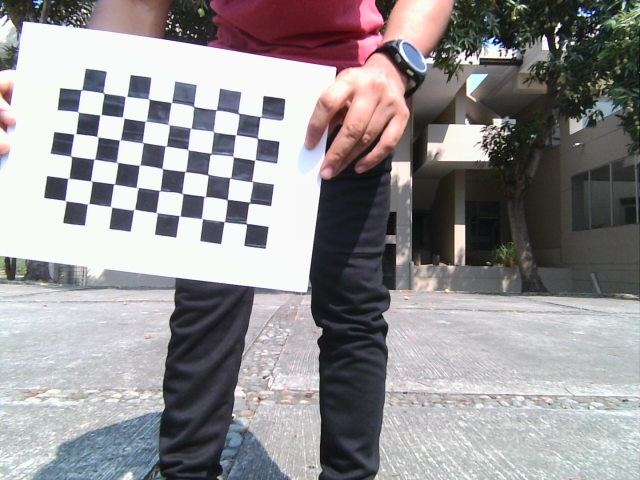
#> input picture Cameras/calibration_caps/left/LEFT_visible_20241113_141722.png, 640 x 480 px; its folder holds 4 pictures in this run
$ python camera_calibration.py   (older library calls are emulated)
#> lines starting #> are read from the running program, lines starting #| are printed output that depends on the picture; pictures that were not available may be replaced by others from this repository, and a replacement may not be noted
import cv2
import numpy as np
import glob
import os
# Parámetros iniciales
CHECKERBOARD_SIZE = (6, 9)  # Ajustar según tu patrón
square_size = 20.0  # Tamaño de los cuadrados del checkerboard en mm

# Criterios para cornerSubPix
criteria = (cv2.TERM_CRITERIA_EPS + cv2.TERM_CRITERIA_MAX_ITER, 30, 0.001)

# Prepara puntos del mundo (coordenadas 3D reales del patrón)
objp = np.zeros((CHECKERBOARD_SIZE[0] * CHECKERBOARD_SIZE[1], 3), np.float32)
objp[:, :2] = np.mgrid[0:CHECKERBOARD_SIZE[0], 0:CHECKERBOARD_SIZE[1]].T.reshape(-1, 2) * square_size

# Almacenar puntos 3D y puntos 2D de las imágenes
objpoints_stereo_color = []  # Puntos 3D para calibración estéreo color
imgpoints_color1_stereo = []  # Puntos 2D de la cámara color 1 para estéreo
imgpoints_color2_stereo = []  # Puntos 2D de la cámara color 2 para estéreo

objpoints_stereo_thermal = []  # Puntos 3D para calibración estéreo térmica
imgpoints_color1_thermal = []  # Puntos 2D de la cámara color 1 para estéreo térmico
imgpoints_thermal = []  # Puntos 2D de la cámara térmica

# Para calibración individual
objpoints_color1 = []
imgpoints_color1 = []

objpoints_color2 = []
imgpoints_color2 = []

objpoints_thermal_individual = []
imgpoints_thermal_individual = []

# Carga las imágenes para cada cámara
color1_images  = glob.glob('Steven_rectified/left/*.png')
color2_images  = glob.glob('Steven_rectified/right/*.png')
thermal_images = glob.glob('Steven_rectified/thermal/*.png')

print("Número de imágenes color 1:", len(color1_images))
print("Número de imágenes color 2:", len(color2_images))
print("Número de imágenes térmicas:", len(thermal_images))

# Asegúrate de que todas las listas de imágenes estén ordenadas y tengan la misma longitud
color1_images.sort()
color2_images.sort()
thermal_images.sort()

num_images = min(len(color1_images), len(color2_images), len(thermal_images))

# Detectar esquinas del checkerboard y sincronizar detecciones
for i in range(num_images):
    color1_img_path = color1_images[i]
    color2_img_path = color2_images[i]
    thermal_img_path = thermal_images[i]

    # Leer imágenes
    img_color1 = cv2.imread(color1_img_path, cv2.IMREAD_GRAYSCALE)
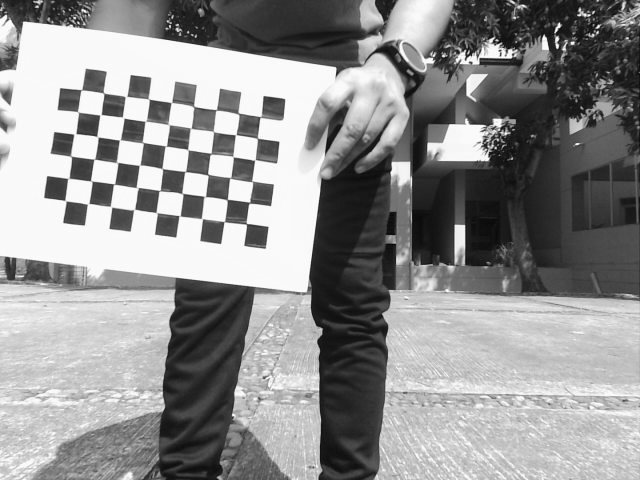
#> img_color1: shape (480, 640); min 0, max 255, mean 145.3
    img_color2 = cv2.imread(color2_img_path, cv2.IMREAD_GRAYSCALE)
    img_thermal = cv2.imread(thermal_img_path, cv2.IMREAD_GRAYSCALE)

    # Detectar esquinas en cámara color 1
    ret1, corners1 = cv2.findChessboardCorners(img_color1, CHECKERBOARD_SIZE, None)
#> ret1 = True; corners1 = 54 rows, first 8: [260.3, 116.9], [257.4, 138.4], [254.8, 159.9], [252.1, 181.4], [249.5, 202.8], [246.4, 223.9], [238.3, 113.5], [235.6, 134.7]
    if ret1:
        corners_refined1 = cv2.cornerSubPix(img_color1, corners1, (11, 11), (-1, -1), criteria)
#> corners_refined1 = 54 rows, first 8: [260.6, 116.7], [257.3, 138.2], [254.8, 160], [252.3, 181.5], [249.2, 202.5], [246.3, 223.6], [238.6, 113.5], [235.7, 134.7]
        imgpoints_color1.append(corners_refined1)
        objpoints_color1.append(objp)

    # Detectar esquinas en cámara color 2
    ret2, corners2 = cv2.findChessboardCorners(img_color2, CHECKERBOARD_SIZE, None)
#> ret2 = True; corners2 has the same summary as corners1
    if ret2:
        corners_refined2 = cv2.cornerSubPix(img_color2, corners2, (11, 11), (-1, -1), criteria)
#> corners_refined2 has the same summary as corners_refined1
        imgpoints_color2.append(corners_refined2)
        objpoints_color2.append(objp)

    # Detectar esquinas en cámara térmica
    ret3, corners3 = cv2.findChessboardCorners(img_thermal, CHECKERBOARD_SIZE, None)
#> ret3 = True; corners3 has the same summary as corners1
    if ret3:
        corners_refined3 = cv2.cornerSubPix(img_thermal, corners3, (11, 11), (-1, -1), criteria)
#> corners_refined3 has the same summary as corners_refined1
        imgpoints_thermal_individual.append(corners_refined3)
        objpoints_thermal_individual.append(objp)

    # Sincronizar detecciones para calibración estéreo entre cámaras color
    if ret1 and ret2:
        objpoints_stereo_color.append(objp)
        imgpoints_color1_stereo.append(corners_refined1)
        imgpoints_color2_stereo.append(corners_refined2)

    # Sincronizar detecciones para calibración estéreo entre cámara térmica y color 1
    if ret1 and ret3:
        objpoints_stereo_thermal.append(objp)
        imgpoints_color1_thermal.append(corners_refined1)
        imgpoints_thermal.append(corners_refined3)

# Calibrar cámaras individualmente
_, mtx_color1, dist_color1, _, _ = cv2.calibrateCamera(objpoints_color1, imgpoints_color1, img_color1.shape[::-1], None, None)
#> mtx_color1 = [[1191.6, 0, 373.9], [0, 1219, 223.6], [0, 0, 1]]; dist_color1 = [[0.284, -22.18, -0.0094, -0.132, 126.1]]
_, mtx_color2, dist_color2, _, _ = cv2.calibrateCamera(objpoints_color2, imgpoints_color2, img_color2.shape[::-1], None, None)
#> mtx_color2 = [[1191.6, 0, 373.9], [0, 1219, 223.6], [0, 0, 1]]; dist_color2 = [[0.284, -22.18, -0.0094, -0.132, 126.1]]
_, mtx_thermal, dist_thermal, _, _ = cv2.calibrateCamera(objpoints_thermal_individual, imgpoints_thermal_individual, img_thermal.shape[::-1], None, None)
#> mtx_thermal = [[1191.6, 0, 373.9], [0, 1219, 223.6], [0, 0, 1]]; dist_thermal = [[0.284, -22.18, -0.0094, -0.132, 126.1]]

# Verificar que las listas para calibración estéreo tengan la misma longitud
print("Número de vistas para calibración estéreo color-color:", len(objpoints_stereo_color))
print("Número de vistas para calibración estéreo térmica-color1:", len(objpoints_stereo_thermal))

# Calibración estéreo entre cámaras color
flags = cv2.CALIB_FIX_INTRINSIC
ret_color, _, _, _, _, R_color, T_color, _, _ = cv2.stereoCalibrate(
    objpoints_stereo_color, imgpoints_color1_stereo, imgpoints_color2_stereo,
    mtx_color1, dist_color1, mtx_color2, dist_color2, img_color1.shape[::-1],
    flags=flags, criteria=criteria)
#> ret_color = 0.338; R_color = [[1, 0, 0], [0, 1, 0], [0, 0, 1]]; T_color = [7.08e-14, 2.83e-14, -4.49e-13]

# Calibración estéreo entre cámara térmica y cámara color 1
ret_thermal, _, _, _, _, R_thermal, T_thermal, _, _ = cv2.stereoCalibrate(
    objpoints_stereo_thermal, imgpoints_color1_thermal, imgpoints_thermal,
    mtx_color1, dist_color1, mtx_thermal, dist_thermal, img_color1.shape[::-1],
    flags=flags, criteria=criteria)
#> ret_thermal = 0.338; R_thermal = [[1, 0, 0], [0, 1, 0], [0, 0, 1]]; T_thermal = [7.08e-14, 2.83e-14, -4.49e-13]


# Rectificación de las cámaras
rect_color1, rect_color2, proj_color1, proj_color2, Q, _, _ = cv2.stereoRectify(
    mtx_color1, dist_color1, mtx_color2, dist_color2, img_color1.shape[::-1], R_color, T_color)
#> rect_color1 = [[0.155, 0.0621, -0.986], [-0.0621, 0.997, 0.053], [0.986, 0.053, 0.159]]; rect_color2 has the same summary as rect_color1; proj_color1 = [[1219, 0, -3217.4, 0], [0, 1219, 655.6, 0], [0, 0, 1, 0]]; proj_color2 = [[1219, 0, -3217.4, 5.56e-10], [0, 1219, 655.6, 0], [0, 0, 1, 0]]; Q = [[1, 0, 0, 3217.4], [0, 1, 0, -655.6], [0, 0, 0, 1219], [0, 0, -2.19e+12, 0]]

rect_color1, rect_thermal, proj_color1, proj_thermal, Q , _, _ = cv2.stereoRectify(
    mtx_color1, dist_color1, mtx_thermal, dist_thermal, img_color1.shape[::-1], R_thermal, T_thermal)
#> rect_thermal has the same summary as rect_color1; proj_thermal has the same summary as proj_color2

# Mostrar resultados clave
print("Matriz intrínseca cámara color 1:", mtx_color1)
#| Matriz intrínseca cámara color 1: [[1.19155996e+03 0.00000000e+00 3.73869839e+02]
#|  [0.00000000e+00 1.21904101e+03 2.23585827e+02]
#|  [0.00000000e+00 0.00000000e+00 1.00000000e+00]]
print("Matriz intrínseca cámara térmica:", mtx_thermal)
#| Matriz intrínseca cámara térmica: [[1.19155996e+03 0.00000000e+00 3.73869839e+02]
#|  [0.00000000e+00 1.21904101e+03 2.23585827e+02]
#|  [0.00000000e+00 0.00000000e+00 1.00000000e+00]]
print("Matriz de rotación entre cámaras color:", R_color)
#| Matriz de rotación entre cámaras color: [[1. 0. 0.]
#|  [0. 1. 0.]
#|  [0. 0. 1.]]
print("Matriz de traslación entre cámaras térmica y color 1:", T_thermal)
#| Matriz de traslación entre cámaras térmica y color 1: [[ 7.08178402e-14]
#|  [ 2.82950268e-14]
#|  [-4.49380121e-13]]


# Carga las imágenes para cada cámara
color1_images  = glob.glob('Steven_rectified/left/*.png')
color2_images  = glob.glob('Steven_rectified/right/*.png')
thermal_images = glob.glob('Steven_rectified/thermal/*.png')

# Asegúrate de que todas las listas de imágenes estén ordenadas y tengan la misma longitud
color1_images.sort()
color2_images.sort()
thermal_images.sort()


# Crear directorios para guardar las imágenes rectificadas si no existen
os.makedirs('output_rect2/left', exist_ok=True)
os.makedirs('output_rect2/right', exist_ok=True)
os.makedirs('output_rect2/thermal', exist_ok=True)

# Obtener los mapas de remapeo para las cámaras color
map1_x, map1_y = cv2.initUndistortRectifyMap(
    mtx_color1, dist_color1, rect_color1, proj_color1, img_color1.shape[::-1], cv2.CV_32FC1)
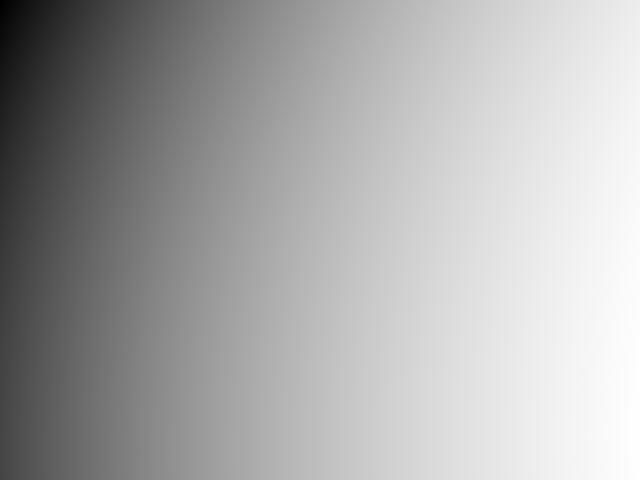
#> map1_x: shape (480, 640) float32; min -2418.8, max -747.7, mean -1303; drawn with min black and max white
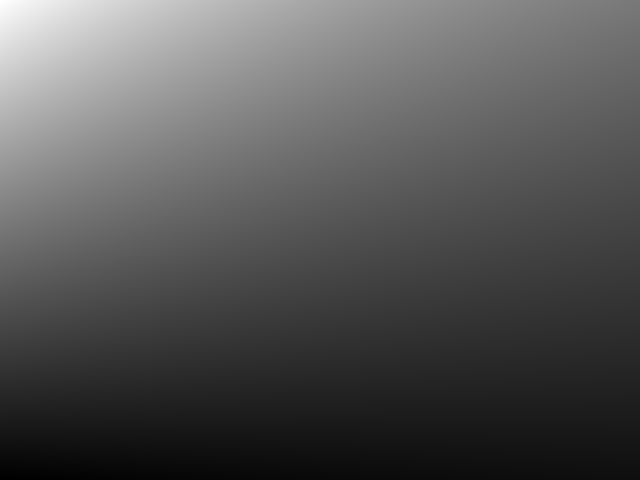
#> map1_y: shape (480, 640) float32; min 99.26, max 845.1, mean 350.8; drawn with min black and max white
map2_x, map2_y = cv2.initUndistortRectifyMap(
    mtx_color2, dist_color2, rect_color2, proj_color2, img_color2.shape[::-1], cv2.CV_32FC1)

# Obtener los mapas de remapeo para la cámara color1 y térmica
map_color1_x_thermal, map_color1_y_thermal = cv2.initUndistortRectifyMap(
    mtx_color1, dist_color1, rect_color1, proj_color1, img_color1.shape[::-1], cv2.CV_32FC1)
map_thermal_x, map_thermal_y = cv2.initUndistortRectifyMap(
    mtx_thermal, dist_thermal, rect_thermal, proj_thermal, img_thermal.shape[::-1], cv2.CV_32FC1)


# Procesar y rectificar las imágenes
for idx in range(num_images):
    # Leer imágenes originales
    img_color1 = cv2.imread(color1_images[idx])
#> img_color1 is the input picture: shape (480, 640, 3); mean B, G, R 146.7, 144.8, 147.4
    img_color2 = cv2.imread(color2_images[idx])
    img_thermal = cv2.imread(thermal_images[idx])

    # Rectificar imágenes de las cámaras color
    img_color1_rect = cv2.remap(img_color1, map1_x, map1_y, cv2.INTER_LINEAR)
#> img_color1_rect: shape (480, 640, 3); every value is 0
    img_color2_rect = cv2.remap(img_color2, map2_x, map2_y, cv2.INTER_LINEAR)

    # Rectificar imágenes de la cámara térmica y color1
    img_thermal_rect = cv2.remap(img_thermal, map_thermal_x, map_thermal_y, cv2.INTER_LINEAR)
    img_color1_rect_thermal = cv2.remap(img_color1, map_color1_x_thermal, map_color1_y_thermal, cv2.INTER_LINEAR)

    # Guardar imágenes rectificadas
    cv2.imwrite(f'output_rect2/left/left_{idx}.png', img_color1_rect)
    cv2.imwrite(f'output_rect2/right/right_{idx}.png', img_color2_rect)
    cv2.imwrite(f'output_rect2/thermal/thermal_{idx}.png', img_thermal_rect)

    # Opcional: Visualizar las imágenes rectificadas lado a lado con líneas horizontales
    # Combinar imágenes para visualización
    height, width, _ = img_color1_rect.shape
#> height = 480; width = 640
    combined_color = np.hstack((img_color1_rect, img_color2_rect))
#> combined_color: shape (480, 1280, 3); every value is 0
    combined_thermal = np.hstack((img_color1_rect_thermal, img_thermal_rect))

    # Dibujar líneas horizontales
    num_lines = 10
    step = height // num_lines
#> step = 48
    for i in range(0, height, step):
        cv2.line(combined_color, (0, i), (2 * width, i), (0, 255, 0), 1)
        cv2.line(combined_thermal, (0, i), (2 * width, i), (0, 255, 0), 1)
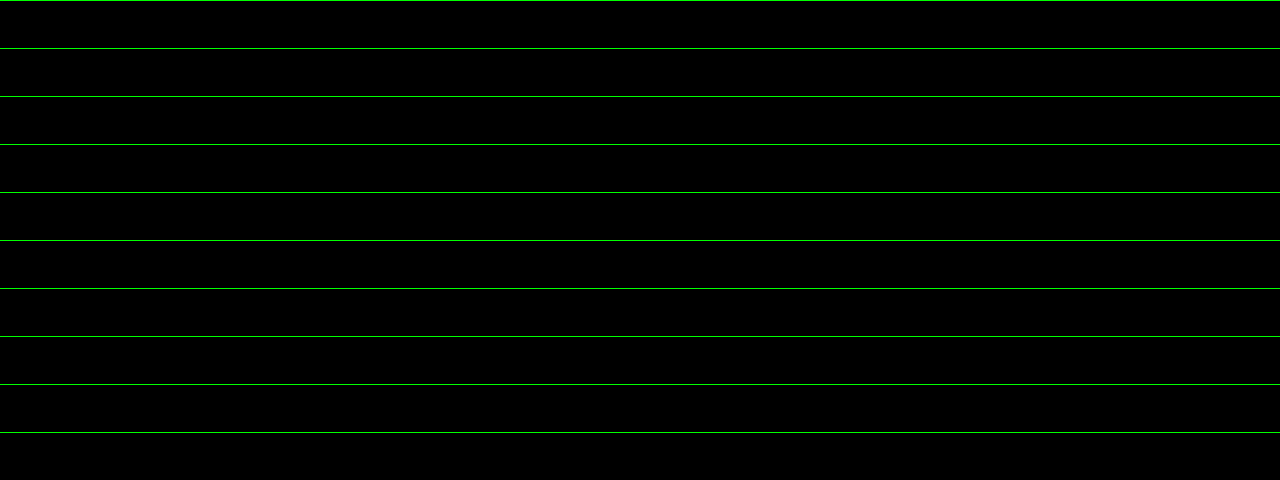
#> combined_color: shape (480, 1280, 3); mean B, G, R 0, 5.3, 0

    # Mostrar imágenes
    cv2.imshow('Rectified Color Cameras', combined_color)
    cv2.imshow('Rectified Thermal and Color1', combined_thermal)
    cv2.waitKey(0)  # Mostrar cada par por 500 ms

cv2.destroyAllWindows()
